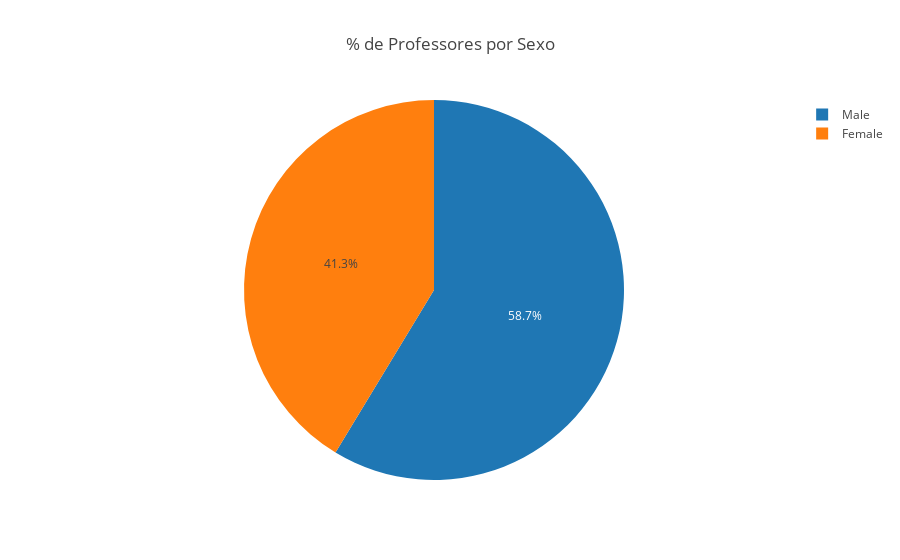

Here is the notebook cell this chart was saved with:
### Code cell
# Representação gráfica dos professores por Sexo
plotly.offline.iplot({
    "data": [go.Pie(labels = EDA2.toPandas()['Gender'], values = EDA2.toPandas()['Amount'])],
    "layout": go.Layout(title = "% de Professores por Sexo ")
})

### Figure 1 — Plotly figure (JSON) as saved in the notebook; plotly's stock layout.template omitted (floating-point values rounded to 4 significant figures)
{"data": [{"labels": ["Male", "Female", "Male", "Male", "Female", "Female", "Male", "Male", "Female", "Male", "Female", "Female"], "type": "pie", "uid": "72772a08-386d-497a-883f-48a68ac97c1c", "values": [67, 54, 28, 26, 26, 18, 16, 13, 12, 9, 1, 1]}], "layout": {"title": "% de Professores por Sexo "}}
